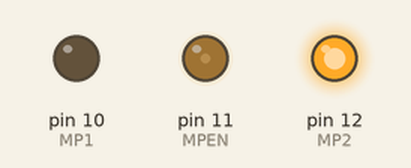
This sketch was run on a simulated Arduino Uno, built with avr-gcc and run on an emulated ATmega328P. On the bench: output pins drawn as LEDs (lit = HIGH).

Above: at 0.1 s.
Timing chart, 0 to 1.6 s (numbered marks = the images above):
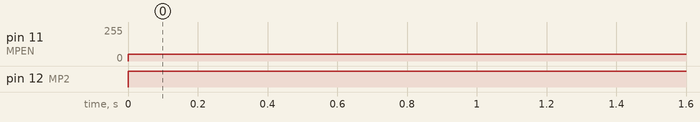

The sketch:

motorpwm.ino
```cpp
#include "motorpwm.h"

void setup() {

}

void loop() {
  runMotorUp();  //Sequence: turning on low speed, stop, turning again in high speed and stop
  delay(2000);

  //TurnOFFA();

  delay(2000);
}
```

motorpwm.cpp
```cpp
#include "motorpwm.h"           // local library hence the "quotes"


//DEFINE VARIABLES CALLED INTO FUNCTIONS, PROTOTYPES, AND CLASSES////////////////////////////////////////////////////
#define MP1 10
#define MP2 12
#define MPEN 11
int pwm=50;
// pinMode(MP1, OUTPUT); //Declaring the pin modes, obviously they're outputs
// pinMode(MP2, OUTPUT);
// pinMode(MPEN, OUTPUT);

//DEFINE YOUR CLASSES


//PUT YOUR FUNCTION DEFINITIONS HERE/////////////////////////////////////////////////////////////////////////////////
void runMotorUp(){

  pinMode(MP1, OUTPUT); //Declaring the pin modes, obviously they're outputs
  pinMode(MP2, OUTPUT);
  pinMode(MPEN, OUTPUT);
  digitalWrite(MP1, LOW);
  digitalWrite(MP2, HIGH);
  analogWrite(MPEN,pwm);
}

void TurnOFFA(){
  pinMode(MP1, OUTPUT); //Declaring the pin modes, obviously they're outputs
  pinMode(MP2, OUTPUT);
  pinMode(MPEN, OUTPUT);
  digitalWrite(MP1, LOW);
  digitalWrite(MP2, LOW);
  analogWrite(MPEN,0);
}
```

motorpwm.h
```cpp
#ifndef motorpwm_h
#define motorpwm_h

// any libraries your library relies on to work
#include <Arduino.h>

//function prototypes go here
void runMotorUp();
void TurnOFFA();

#endif
```

Measured:
- by itself, pin 11 (MPEN): 0/255 → 50/255 at 0.00 s
- by itself, pin 12 (MP2): LOW → HIGH at 0.00 s
